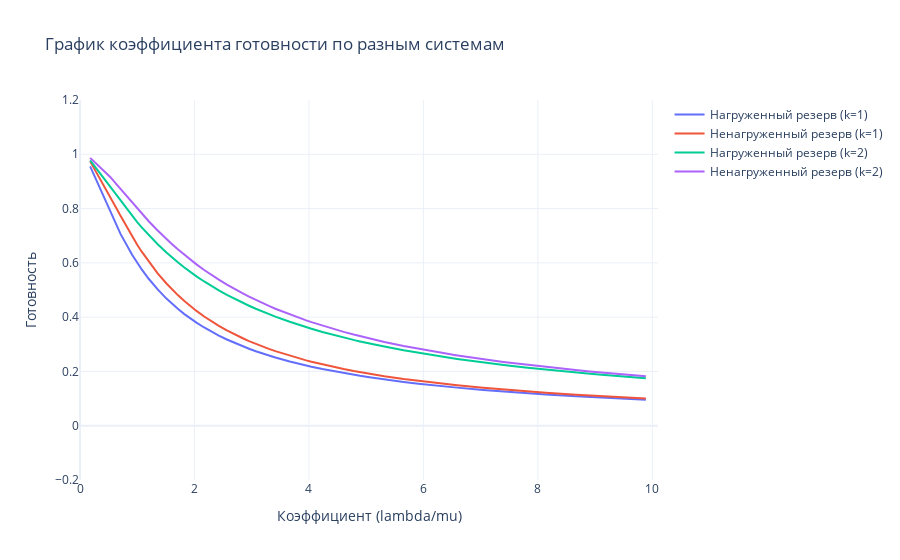

Notebook source saved alongside this figure:
### Code cell
rng = Generator(PCG64(seed=8)) # генератор случайных чисел

l2mu_coefs_series = pd.Series(rng.uniform(low=0.01, high=10, size=100)).sort_values(ignore_index=True)
# Гистограмма плотностей относительных частот разных распределений
fig = go.Figure()
fig.add_trace(
    go.Scatter(x=l2mu_coefs_series,
           y=l2mu_coefs_series.apply(readines_coef_repair2, is_load=True), name='Нагруженный резерв (k=1)',
          )
)
fig.add_trace(
    go.Scatter(x=l2mu_coefs_series,
           y=l2mu_coefs_series.apply(readines_coef_repair2, is_load=False), name='Ненагруженный резерв (k=1)',
          )
)
fig.add_trace(
    go.Scatter(x=l2mu_coefs_series,
           y=l2mu_coefs_series.apply(readines_coef_repair2, is_load=True, k=2), name='Нагруженный резерв (k=2)',
          )
)
fig.add_trace(
    go.Scatter(x=l2mu_coefs_series,
           y=l2mu_coefs_series.apply(readines_coef_repair2, is_load=False, k=2), name='Ненагруженный резерв (k=2)',
          )
)
fig.update_layout(
    title="График коэффициента готовности по разным системам",
    xaxis_title="Коэффициент (lambda/mu)",
    yaxis_title="Готовность",
    template="plotly_white",
    yaxis_range=[-0.2, 1.2],
    xaxis_range=[0, 10.1]
    # xaxis_type='log',  # логарифмическая шкала по оси X
)
fig.show()
